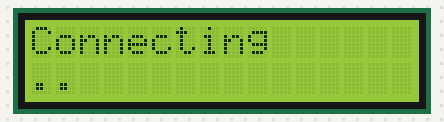
Bench run of a sketch on a simulated ESP32. Parts: 16×2 character LCD. WiFi joins after 1.5 s; servers stay silent unless stated; the local clock reads 2024-03-15 10:24:30 at power-on unless the sketch sets it; what the sketch prints to the serial monitor is not drawn.

Above: at 0.3 s.
At 1.8 s:
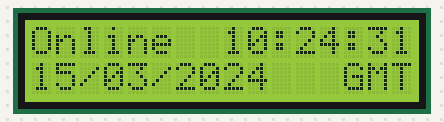
At 10.1 s:
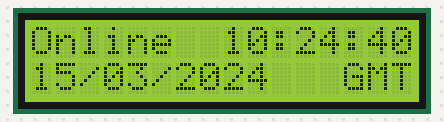
At 19.2 s:
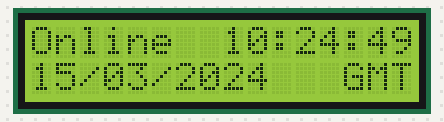
At 28.1 s:
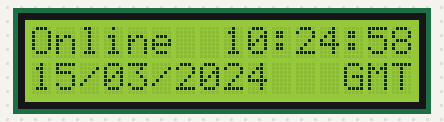
At 38.1 s:
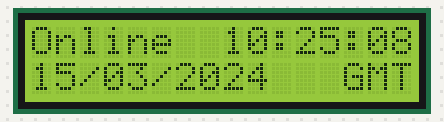

Measured:
- what the display in image 1 shows lasts 0.6 s, from 1.7 s to 2.3 s
- what the display in image 2 shows lasts 1.1 s, from 10.1 s to 11.2 s

The sketch:

sketch.ino
```cpp
#include <WiFi.h>
#include <Wire.h>
#include <LiquidCrystal_I2C.h>

LiquidCrystal_I2C LCD = LiquidCrystal_I2C(0x27, 16, 2);

#define NTP_SERVER     "pool.ntp.org"
#define UTC_OFFSET     -3 * 3600
#define UTC_OFFSET_DST 0

const char* ssid = "Wokwi-GUEST";
const char* password =  "";

void printLocalTime() {
  struct tm timeinfo;

  if (!getLocalTime(&timeinfo)) {
    LCD.setCursor(0, 1);
    LCD.println("Connection Err");
    return;
  }

  LCD.setCursor(8, 0);
  LCD.println(&timeinfo, "%H:%M:%S");
  LCD.setCursor(0, 1);
  LCD.println(&timeinfo, "%d/%m/%Y   %Z");
}

void setup() {
  Serial.begin(115200);

  LCD.init();
  LCD.backlight();
  LCD.setCursor(0, 0);
  LCD.print("Connecting");
  LCD.setCursor(0, 1);

  WiFi.begin(ssid, password);

  while (WiFi.status() != WL_CONNECTED) {
    LCD.print(".");
    delay(200);
  }

  Serial.println("");
  Serial.println("WiFi connected");
  Serial.print("IP address: ");
  Serial.println(WiFi.localIP());

  LCD.clear();
  LCD.setCursor(0, 0);
  LCD.println("Online");
  LCD.setCursor(0, 1);
  LCD.println("Updating time...");

  configTime(UTC_OFFSET, UTC_OFFSET_DST, NTP_SERVER);
}

void loop() {
  printLocalTime();
  delay(250);
}
```
